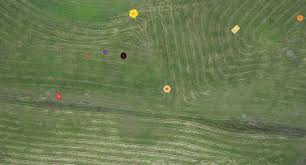
#> input picture OpenCV/10.jpeg, 306 x 165 px, found by its file name
$ python dominantpt2.py   (older library calls are emulated)
#> lines starting #> are read from the running program, lines starting #| are printed output that depends on the picture
import struct
import codecs
from PIL import Image
import numpy as np
import scipy
import scipy.misc
import scipy.cluster

NUM_CLUSTERS = 5

print ('reading image')
im = Image.open('/home/diptanshu/Documents/OpenCV/10.jpeg',"r")
#> im is the input picture: PIL image 306x165 RGB; mean R, G, B 106.6, 121.9, 81.5
im = im.resize((150, 150))      # optional, to reduce time
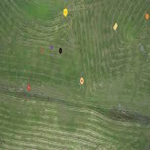
#> im: PIL image 150x150 RGB; mean R, G, B 106.6, 121.9, 81.5
ar = np.asarray(im)
shape = ar.shape
#> shape = (150, 150, 3)
#> (the run stopped early here; a loop or call above may not have finished)

$ run again, with OpenCV/3.jpg copied over OpenCV/10.jpeg
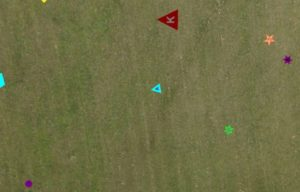
#> input picture OpenCV/3.jpg, 300 x 192 px, found by its file name
#> im is the input picture: PIL image 300x192 RGB; mean R, G, B 111.6, 110.8, 69.5
#> `im = im.resize((150, 150))`:
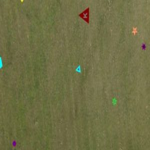
#> im: PIL image 150x150 RGB; mean R, G, B 111.6, 110.8, 69.5
